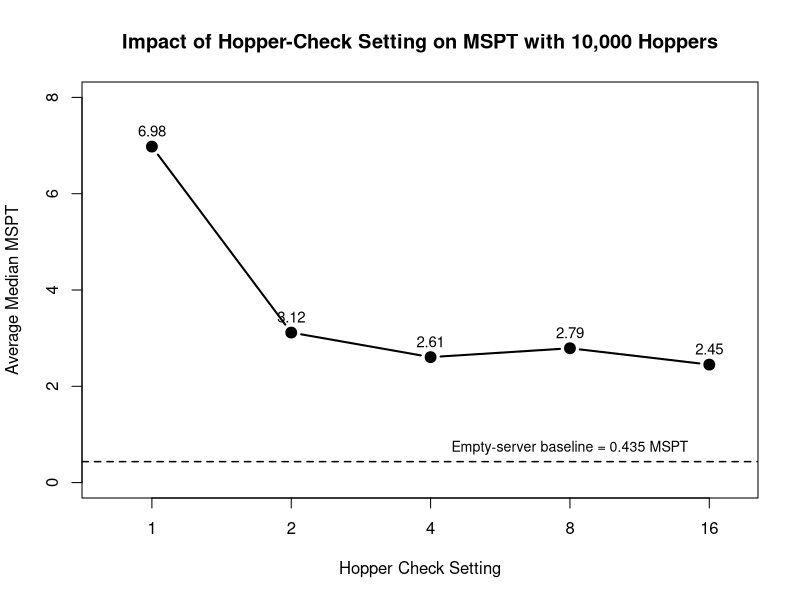

The R script that drew this image:
# Hopper Check Tick Lag Test
# Tests the effect of Paper's hopper-check setting on MSPT
# using 10,000 loaded hoppers.

# -----------------------------
# Raw test data
# -----------------------------

hopper_test <- data.frame(
  run = c(
    "Baseline1",
    "HC1_1", "HC1_2",
    "HC2_1", "HC2_2",
    "HC4_1", "HC4_2",
    "HC8_1", "HC8_2",
    "HC16_1", "HC16_2",
    "ArmorStand1"
  ),
  
  hoppers = c(
    0,
    10000, 10000,
    10000, 10000,
    10000, 10000,
    10000, 10000,
    10000, 10000,
    0
  ),
  
  hopper_check = c(
    NA,
    1, 1,
    2, 2,
    4, 4,
    8, 8,
    16, 16,
    NA
  ),
  
  hopper_transfer = 8,
  
  mspt = c(
    0.435,
    8.172, 5.785,
    3.060592, 3.170968,
    2.830832, 2.380972,
    2.991, 2.5895,
    2.486862, 2.414454,
    6.289167
  ),
  
  stringsAsFactors = FALSE
)

# Save cleaned raw data
write.csv(
  hopper_test,
  "hopper_test.csv",
  row.names = FALSE
)

# -----------------------------
# Hopper-only analysis
# -----------------------------

hopper_only <- subset(
  hopper_test,
  hoppers == 10000
)

avg_data <- aggregate(
  mspt ~ hopper_check,
  data = hopper_only,
  FUN = mean
)

avg_data$percent_reduction_from_HC1 <-
  (avg_data$mspt[1] - avg_data$mspt) /
  avg_data$mspt[1] * 100

avg_data$marginal_improvement <-
  c(NA, -diff(avg_data$mspt))

print(avg_data)

# -----------------------------
# Plot
# -----------------------------


plot(
  avg_data$hopper_check,
  avg_data$mspt,
  type = "b",
  log = "x",
  pch = 19,
  lwd = 2,
  cex = 1.3,
  xaxt = "n",
  xlim = c(0.8, 18),
  ylim = c(0, 8),
  xlab = "Hopper Check Setting",
  ylab = "Average Median MSPT",
  main = "Impact of Hopper-Check Setting on MSPT with 10,000 Hoppers"
)

axis(
  1,
  at = c(1, 2, 4, 8, 16),
  labels = c("1", "2", "4", "8", "16")
)

abline(
  h = 0.435,
  lty = 2,
  lwd = 1.5
)

text(
  avg_data$hopper_check,
  avg_data$mspt,
  labels = round(avg_data$mspt, 2),
  pos = 3,
  cex = 0.9
)

text(
  8,
  0.435,
  "Empty-server baseline = 0.435 MSPT",
  pos = 3,
  cex = 0.85
)
